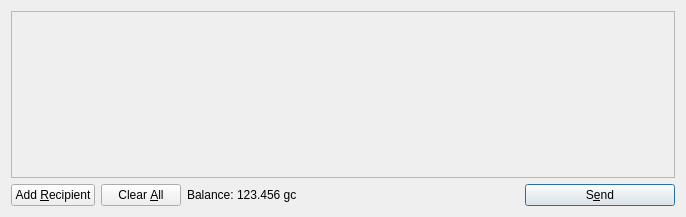
<?xml version="1.0" encoding="UTF-8"?>
<ui version="4.0">
 <class>SendCoinsDialog</class>
 <widget class="QDialog" name="SendCoinsDialog">
  <property name="geometry">
   <rect>
    <x>0</x>
    <y>0</y>
    <width>686</width>
    <height>217</height>
   </rect>
  </property>
  <property name="windowTitle">
   <string>Send Coins</string>
  </property>
  <layout class="QVBoxLayout" name="verticalLayout">
   <item>
    <widget class="QScrollArea" name="scrollArea">
     <property name="widgetResizable">
      <bool>true</bool>
     </property>
     <widget class="QWidget" name="scrollAreaWidgetContents">
      <property name="geometry">
       <rect>
        <x>0</x>
        <y>0</y>
        <width>666</width>
        <height>165</height>
       </rect>
      </property>
      <layout class="QVBoxLayout" name="verticalLayout_2">
       <property name="margin">
        <number>0</number>
       </property>
       <item>
        <layout class="QVBoxLayout" name="entries">
         <property name="spacing">
          <number>6</number>
         </property>
        </layout>
       </item>
       <item>
        <spacer name="verticalSpacer">
         <property name="orientation">
          <enum>Qt::Vertical</enum>
         </property>
         <property name="sizeHint" stdset="0">
          <size>
           <width>20</width>
           <height>40</height>
          </size>
         </property>
        </spacer>
       </item>
      </layout>
     </widget>
    </widget>
   </item>
   <item>
    <layout class="QHBoxLayout" name="horizontalLayout">
     <item>
      <widget class="QPushButton" name="addButton">
       <property name="toolTip">
        <string>Send to multiple recipients at once</string>
       </property>
       <property name="text">
        <string>Add &amp;Recipient</string>
       </property>
       <property name="icon">
        <iconset resource="../bitcoin.qrc">
         <normaloff>:/icons/add</normaloff>:/icons/add</iconset>
       </property>
       <property name="autoDefault">
        <bool>false</bool>
       </property>
      </widget>
     </item>
     <item>
      <widget class="QPushButton" name="clearButton">
       <property name="sizePolicy">
        <sizepolicy hsizetype="Minimum" vsizetype="Fixed">
         <horstretch>0</horstretch>
         <verstretch>0</verstretch>
        </sizepolicy>
       </property>
       <property name="toolTip">
        <string>Remove all transaction fields</string>
       </property>
       <property name="text">
        <string>Clear &amp;All</string>
       </property>
       <property name="icon">
        <iconset resource="../bitcoin.qrc">
         <normaloff>:/icons/remove</normaloff>:/icons/remove</iconset>
       </property>
       <property name="autoRepeatDelay">
        <number>300</number>
       </property>
       <property name="autoDefault">
        <bool>false</bool>
       </property>
      </widget>
     </item>
     <item>
      <layout class="QHBoxLayout" name="horizontalLayout_2">
       <property name="spacing">
        <number>3</number>
       </property>
       <item>
        <widget class="QLabel" name="label">
         <property name="text">
          <string>Balance:</string>
         </property>
        </widget>
       </item>
       <item>
        <widget class="QLabel" name="labelBalance">
         <property name="cursor">
          <cursorShape>IBeamCursor</cursorShape>
         </property>
         <property name="text">
          <string>123.456 gc</string>
         </property>
         <property name="textInteractionFlags">
          <set>Qt::LinksAccessibleByMouse|Qt::TextSelectableByKeyboard|Qt::TextSelectableByMouse</set>
         </property>
        </widget>
       </item>
      </layout>
     </item>
     <item>
      <spacer name="horizontalSpacer">
       <property name="orientation">
        <enum>Qt::Horizontal</enum>
       </property>
       <property name="sizeHint" stdset="0">
        <size>
         <width>40</width>
         <height>20</height>
        </size>
       </property>
      </spacer>
     </item>
     <item>
      <widget class="QPushButton" name="sendButton">
       <property name="minimumSize">
        <size>
         <width>150</width>
         <height>0</height>
        </size>
       </property>
       <property name="toolTip">
        <string>Confirm the send action</string>
       </property>
       <property name="text">
        <string>S&amp;end</string>
       </property>
       <property name="icon">
        <iconset resource="../bitcoin.qrc">
         <normaloff>:/icons/send</normaloff>:/icons/send</iconset>
       </property>
       <property name="default">
        <bool>true</bool>
       </property>
      </widget>
     </item>
    </layout>
   </item>
  </layout>
 </widget>
 <resources>
  <include location="../bitcoin.qrc"/>
 </resources>
 <connections/>
</ui>
